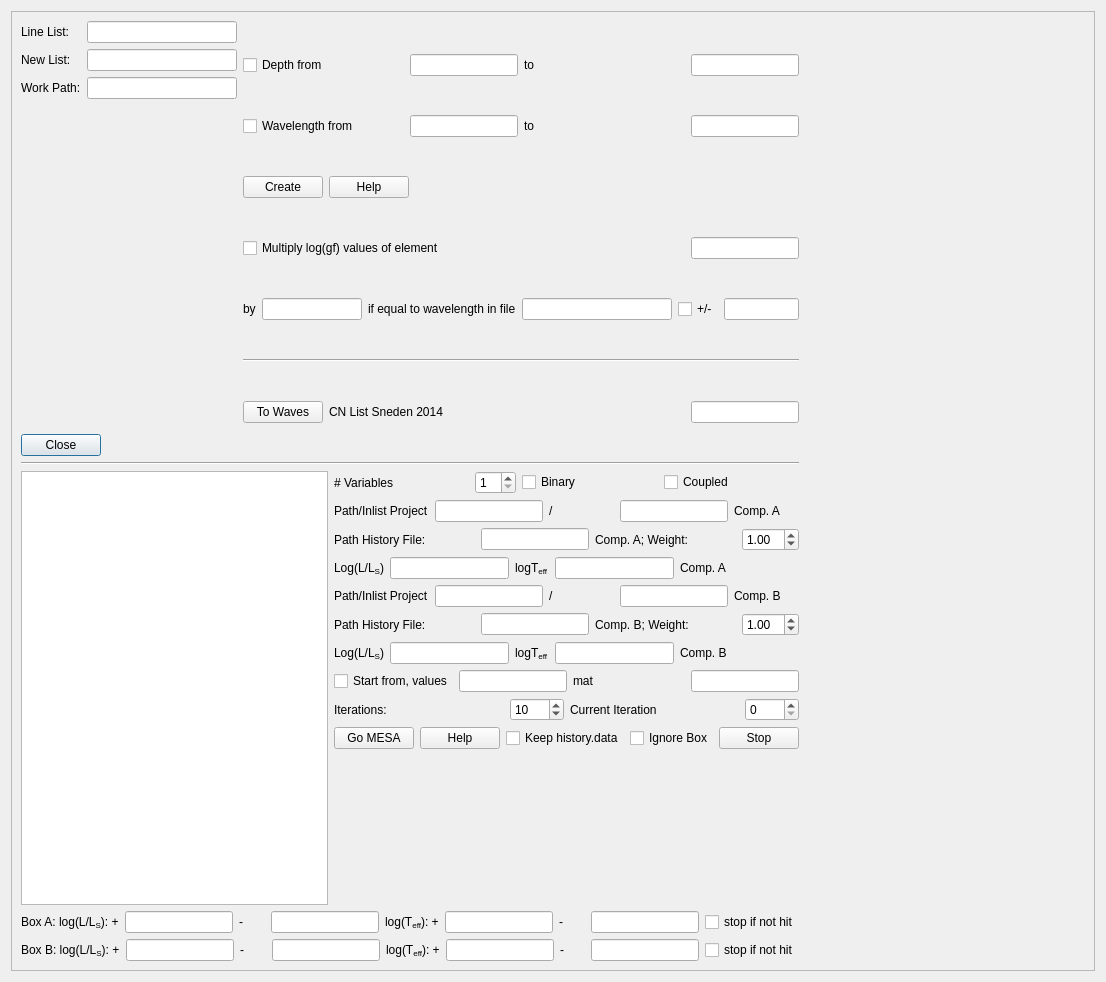
<?xml version="1.0" encoding="UTF-8"?>
<ui version="4.0">
 <class>VALD3</class>
 <widget class="QDialog" name="VALD3">
  <property name="geometry">
   <rect>
    <x>0</x>
    <y>0</y>
    <width>1106</width>
    <height>982</height>
   </rect>
  </property>
  <property name="minimumSize">
   <size>
    <width>100</width>
    <height>0</height>
   </size>
  </property>
  <property name="windowTitle">
   <string>Dialog</string>
  </property>
  <layout class="QGridLayout" name="gridLayout">
   <item row="0" column="0">
    <widget class="QScrollArea" name="scrollArea">
     <property name="widgetResizable">
      <bool>true</bool>
     </property>
     <widget class="QWidget" name="scrollAreaWidgetContents">
      <property name="geometry">
       <rect>
        <x>0</x>
        <y>0</y>
        <width>1078</width>
        <height>954</height>
       </rect>
      </property>
      <layout class="QGridLayout" name="gridLayout_2">
       <item row="0" column="0">
        <layout class="QVBoxLayout" name="verticalLayout_4">
         <item>
          <layout class="QHBoxLayout" name="horizontalLayout_21">
           <item>
            <layout class="QVBoxLayout" name="verticalLayout">
             <item>
              <layout class="QHBoxLayout" name="horizontalLayout_2">
               <item>
                <widget class="QLabel" name="label_5">
                 <property name="text">
                  <string>Line List:</string>
                 </property>
                </widget>
               </item>
               <item>
                <widget class="QLineEdit" name="lineEdit">
                 <property name="sizePolicy">
                  <sizepolicy hsizetype="Maximum" vsizetype="Fixed">
                   <horstretch>0</horstretch>
                   <verstretch>0</verstretch>
                  </sizepolicy>
                 </property>
                 <property name="minimumSize">
                  <size>
                   <width>150</width>
                   <height>0</height>
                  </size>
                 </property>
                </widget>
               </item>
              </layout>
             </item>
             <item>
              <layout class="QHBoxLayout" name="horizontalLayout_4">
               <item>
                <widget class="QLabel" name="label_3">
                 <property name="text">
                  <string>New List:</string>
                 </property>
                </widget>
               </item>
               <item>
                <widget class="QLineEdit" name="lineEdit_5">
                 <property name="sizePolicy">
                  <sizepolicy hsizetype="Maximum" vsizetype="Fixed">
                   <horstretch>0</horstretch>
                   <verstretch>0</verstretch>
                  </sizepolicy>
                 </property>
                 <property name="minimumSize">
                  <size>
                   <width>150</width>
                   <height>0</height>
                  </size>
                 </property>
                </widget>
               </item>
              </layout>
             </item>
             <item>
              <layout class="QHBoxLayout" name="horizontalLayout">
               <item>
                <widget class="QLabel" name="label">
                 <property name="text">
                  <string>Work Path:</string>
                 </property>
                </widget>
               </item>
               <item>
                <widget class="QLineEdit" name="lineEdit_2">
                 <property name="sizePolicy">
                  <sizepolicy hsizetype="Maximum" vsizetype="Fixed">
                   <horstretch>0</horstretch>
                   <verstretch>0</verstretch>
                  </sizepolicy>
                 </property>
                 <property name="minimumSize">
                  <size>
                   <width>150</width>
                   <height>0</height>
                  </size>
                 </property>
                </widget>
               </item>
              </layout>
             </item>
             <item>
              <spacer name="verticalSpacer">
               <property name="orientation">
                <enum>Qt::Vertical</enum>
               </property>
               <property name="sizeHint" stdset="0">
                <size>
                 <width>20</width>
                 <height>40</height>
                </size>
               </property>
              </spacer>
             </item>
             <item>
              <widget class="QPushButton" name="pushButton">
               <property name="sizePolicy">
                <sizepolicy hsizetype="Maximum" vsizetype="Fixed">
                 <horstretch>0</horstretch>
                 <verstretch>0</verstretch>
                </sizepolicy>
               </property>
               <property name="text">
                <string>Close</string>
               </property>
              </widget>
             </item>
            </layout>
           </item>
           <item>
            <layout class="QVBoxLayout" name="verticalLayout_2">
             <item>
              <layout class="QHBoxLayout" name="horizontalLayout_3">
               <item>
                <widget class="QCheckBox" name="checkBox">
                 <property name="text">
                  <string>Depth from </string>
                 </property>
                </widget>
               </item>
               <item>
                <widget class="QLineEdit" name="lineEdit_3">
                 <property name="sizePolicy">
                  <sizepolicy hsizetype="Maximum" vsizetype="Fixed">
                   <horstretch>0</horstretch>
                   <verstretch>0</verstretch>
                  </sizepolicy>
                 </property>
                 <property name="minimumSize">
                  <size>
                   <width>100</width>
                   <height>0</height>
                  </size>
                 </property>
                </widget>
               </item>
               <item>
                <widget class="QLabel" name="label_2">
                 <property name="text">
                  <string>to</string>
                 </property>
                </widget>
               </item>
               <item>
                <widget class="QLineEdit" name="lineEdit_4">
                 <property name="sizePolicy">
                  <sizepolicy hsizetype="Maximum" vsizetype="Fixed">
                   <horstretch>0</horstretch>
                   <verstretch>0</verstretch>
                  </sizepolicy>
                 </property>
                 <property name="minimumSize">
                  <size>
                   <width>100</width>
                   <height>0</height>
                  </size>
                 </property>
                </widget>
               </item>
              </layout>
             </item>
             <item>
              <layout class="QHBoxLayout" name="horizontalLayout_6">
               <item>
                <widget class="QCheckBox" name="checkBox_2">
                 <property name="text">
                  <string>Wavelength from</string>
                 </property>
                </widget>
               </item>
               <item>
                <widget class="QLineEdit" name="lineEdit_6">
                 <property name="sizePolicy">
                  <sizepolicy hsizetype="Maximum" vsizetype="Fixed">
                   <horstretch>0</horstretch>
                   <verstretch>0</verstretch>
                  </sizepolicy>
                 </property>
                 <property name="minimumSize">
                  <size>
                   <width>100</width>
                   <height>0</height>
                  </size>
                 </property>
                </widget>
               </item>
               <item>
                <widget class="QLabel" name="label_4">
                 <property name="text">
                  <string>to</string>
                 </property>
                </widget>
               </item>
               <item>
                <widget class="QLineEdit" name="lineEdit_7">
                 <property name="sizePolicy">
                  <sizepolicy hsizetype="Maximum" vsizetype="Fixed">
                   <horstretch>0</horstretch>
                   <verstretch>0</verstretch>
                  </sizepolicy>
                 </property>
                 <property name="minimumSize">
                  <size>
                   <width>100</width>
                   <height>0</height>
                  </size>
                 </property>
                </widget>
               </item>
              </layout>
             </item>
             <item>
              <layout class="QHBoxLayout" name="horizontalLayout_5">
               <item>
                <widget class="QPushButton" name="pushButton_3">
                 <property name="sizePolicy">
                  <sizepolicy hsizetype="Maximum" vsizetype="Fixed">
                   <horstretch>0</horstretch>
                   <verstretch>0</verstretch>
                  </sizepolicy>
                 </property>
                 <property name="text">
                  <string>Create</string>
                 </property>
                </widget>
               </item>
               <item>
                <widget class="QPushButton" name="pushButton_2">
                 <property name="sizePolicy">
                  <sizepolicy hsizetype="Maximum" vsizetype="Fixed">
                   <horstretch>0</horstretch>
                   <verstretch>0</verstretch>
                  </sizepolicy>
                 </property>
                 <property name="text">
                  <string>Help</string>
                 </property>
                </widget>
               </item>
               <item>
                <spacer name="horizontalSpacer">
                 <property name="orientation">
                  <enum>Qt::Horizontal</enum>
                 </property>
                 <property name="sizeHint" stdset="0">
                  <size>
                   <width>40</width>
                   <height>20</height>
                  </size>
                 </property>
                </spacer>
               </item>
              </layout>
             </item>
             <item>
              <layout class="QHBoxLayout" name="horizontalLayout_7">
               <item>
                <widget class="QCheckBox" name="checkBox_3">
                 <property name="text">
                  <string>Multiply log(gf) values of element</string>
                 </property>
                </widget>
               </item>
               <item>
                <widget class="QLineEdit" name="lineEdit_8">
                 <property name="sizePolicy">
                  <sizepolicy hsizetype="Maximum" vsizetype="Fixed">
                   <horstretch>0</horstretch>
                   <verstretch>0</verstretch>
                  </sizepolicy>
                 </property>
                </widget>
               </item>
              </layout>
             </item>
             <item>
              <layout class="QHBoxLayout" name="horizontalLayout_8">
               <item>
                <widget class="QLabel" name="label_7">
                 <property name="text">
                  <string>by</string>
                 </property>
                </widget>
               </item>
               <item>
                <widget class="QLineEdit" name="lineEdit_9">
                 <property name="sizePolicy">
                  <sizepolicy hsizetype="Maximum" vsizetype="Fixed">
                   <horstretch>0</horstretch>
                   <verstretch>0</verstretch>
                  </sizepolicy>
                 </property>
                 <property name="minimumSize">
                  <size>
                   <width>50</width>
                   <height>0</height>
                  </size>
                 </property>
                 <property name="maximumSize">
                  <size>
                   <width>100</width>
                   <height>16777215</height>
                  </size>
                 </property>
                </widget>
               </item>
               <item>
                <widget class="QLabel" name="label_8">
                 <property name="text">
                  <string>if equal to wavelength in file</string>
                 </property>
                </widget>
               </item>
               <item>
                <widget class="QLineEdit" name="lineEdit_10">
                 <property name="sizePolicy">
                  <sizepolicy hsizetype="Maximum" vsizetype="Fixed">
                   <horstretch>0</horstretch>
                   <verstretch>0</verstretch>
                  </sizepolicy>
                 </property>
                 <property name="minimumSize">
                  <size>
                   <width>150</width>
                   <height>0</height>
                  </size>
                 </property>
                </widget>
               </item>
               <item>
                <widget class="QCheckBox" name="checkBox_4">
                 <property name="text">
                  <string>+/-</string>
                 </property>
                </widget>
               </item>
               <item>
                <widget class="QLineEdit" name="lineEdit_11">
                 <property name="sizePolicy">
                  <sizepolicy hsizetype="Maximum" vsizetype="Fixed">
                   <horstretch>0</horstretch>
                   <verstretch>0</verstretch>
                  </sizepolicy>
                 </property>
                 <property name="minimumSize">
                  <size>
                   <width>50</width>
                   <height>0</height>
                  </size>
                 </property>
                 <property name="maximumSize">
                  <size>
                   <width>75</width>
                   <height>16777215</height>
                  </size>
                 </property>
                </widget>
               </item>
              </layout>
             </item>
             <item>
              <widget class="Line" name="line_2">
               <property name="orientation">
                <enum>Qt::Horizontal</enum>
               </property>
              </widget>
             </item>
             <item>
              <layout class="QHBoxLayout" name="horizontalLayout_9">
               <item>
                <widget class="QPushButton" name="pushButton_4">
                 <property name="sizePolicy">
                  <sizepolicy hsizetype="Maximum" vsizetype="Fixed">
                   <horstretch>0</horstretch>
                   <verstretch>0</verstretch>
                  </sizepolicy>
                 </property>
                 <property name="text">
                  <string>To Waves</string>
                 </property>
                </widget>
               </item>
               <item>
                <widget class="QLabel" name="label_6">
                 <property name="text">
                  <string>CN List Sneden 2014</string>
                 </property>
                </widget>
               </item>
               <item>
                <widget class="QLineEdit" name="lineEdit_12">
                 <property name="sizePolicy">
                  <sizepolicy hsizetype="Maximum" vsizetype="Fixed">
                   <horstretch>0</horstretch>
                   <verstretch>0</verstretch>
                  </sizepolicy>
                 </property>
                </widget>
               </item>
              </layout>
             </item>
            </layout>
           </item>
          </layout>
         </item>
         <item>
          <widget class="Line" name="line">
           <property name="orientation">
            <enum>Qt::Horizontal</enum>
           </property>
          </widget>
         </item>
         <item>
          <layout class="QHBoxLayout" name="horizontalLayout_11">
           <item>
            <widget class="QTableWidget" name="tableWidget">
             <property name="sizePolicy">
              <sizepolicy hsizetype="Preferred" vsizetype="Expanding">
               <horstretch>0</horstretch>
               <verstretch>0</verstretch>
              </sizepolicy>
             </property>
             <property name="minimumSize">
              <size>
               <width>250</width>
               <height>0</height>
              </size>
             </property>
             <property name="maximumSize">
              <size>
               <width>350</width>
               <height>16777215</height>
              </size>
             </property>
            </widget>
           </item>
           <item>
            <layout class="QVBoxLayout" name="verticalLayout_3">
             <item>
              <layout class="QHBoxLayout" name="horizontalLayout_13">
               <item>
                <widget class="QLabel" name="label_10">
                 <property name="text">
                  <string># Variables</string>
                 </property>
                </widget>
               </item>
               <item>
                <widget class="QSpinBox" name="spinBox">
                 <property name="sizePolicy">
                  <sizepolicy hsizetype="Maximum" vsizetype="Fixed">
                   <horstretch>0</horstretch>
                   <verstretch>0</verstretch>
                  </sizepolicy>
                 </property>
                 <property name="minimum">
                  <number>1</number>
                 </property>
                </widget>
               </item>
               <item>
                <widget class="QCheckBox" name="checkBox_5">
                 <property name="text">
                  <string>Binary</string>
                 </property>
                </widget>
               </item>
               <item>
                <widget class="QCheckBox" name="checkBox_6">
                 <property name="text">
                  <string>Coupled</string>
                 </property>
                </widget>
               </item>
              </layout>
             </item>
             <item>
              <layout class="QHBoxLayout" name="horizontalLayout_12">
               <item>
                <widget class="QLabel" name="label_9">
                 <property name="text">
                  <string>Path/Inlist Project</string>
                 </property>
                </widget>
               </item>
               <item>
                <widget class="QLineEdit" name="lineEdit_13">
                 <property name="sizePolicy">
                  <sizepolicy hsizetype="Maximum" vsizetype="Fixed">
                   <horstretch>0</horstretch>
                   <verstretch>0</verstretch>
                  </sizepolicy>
                 </property>
                </widget>
               </item>
               <item>
                <widget class="QLabel" name="label_27">
                 <property name="text">
                  <string>/</string>
                 </property>
                </widget>
               </item>
               <item>
                <widget class="QLineEdit" name="lineEdit_23">
                 <property name="sizePolicy">
                  <sizepolicy hsizetype="Maximum" vsizetype="Fixed">
                   <horstretch>0</horstretch>
                   <verstretch>0</verstretch>
                  </sizepolicy>
                 </property>
                 <property name="minimumSize">
                  <size>
                   <width>100</width>
                   <height>0</height>
                  </size>
                 </property>
                </widget>
               </item>
               <item>
                <widget class="QLabel" name="label_14">
                 <property name="text">
                  <string>Comp. A</string>
                 </property>
                </widget>
               </item>
              </layout>
             </item>
             <item>
              <layout class="QHBoxLayout" name="horizontalLayout_10">
               <item>
                <widget class="QLabel" name="label_11">
                 <property name="text">
                  <string>Path History File:</string>
                 </property>
                </widget>
               </item>
               <item>
                <widget class="QLineEdit" name="lineEdit_14">
                 <property name="sizePolicy">
                  <sizepolicy hsizetype="Maximum" vsizetype="Fixed">
                   <horstretch>0</horstretch>
                   <verstretch>0</verstretch>
                  </sizepolicy>
                 </property>
                </widget>
               </item>
               <item>
                <widget class="QLabel" name="label_15">
                 <property name="text">
                  <string>Comp. A; Weight:</string>
                 </property>
                </widget>
               </item>
               <item>
                <widget class="QDoubleSpinBox" name="doubleSpinBox">
                 <property name="sizePolicy">
                  <sizepolicy hsizetype="Maximum" vsizetype="Fixed">
                   <horstretch>0</horstretch>
                   <verstretch>0</verstretch>
                  </sizepolicy>
                 </property>
                 <property name="value">
                  <double>1.000000000000000</double>
                 </property>
                </widget>
               </item>
              </layout>
             </item>
             <item>
              <layout class="QHBoxLayout" name="horizontalLayout_14">
               <item>
                <widget class="QLabel" name="label_12">
                 <property name="sizePolicy">
                  <sizepolicy hsizetype="Maximum" vsizetype="Preferred">
                   <horstretch>0</horstretch>
                   <verstretch>0</verstretch>
                  </sizepolicy>
                 </property>
                 <property name="text">
                  <string>&lt;html&gt;&lt;head/&gt;&lt;body&gt;&lt;p&gt;Log(L/L&lt;span style=&quot; vertical-align:sub;&quot;&gt;S&lt;/span&gt;)&lt;/p&gt;&lt;/body&gt;&lt;/html&gt;</string>
                 </property>
                </widget>
               </item>
               <item>
                <widget class="QLineEdit" name="lineEdit_15">
                 <property name="sizePolicy">
                  <sizepolicy hsizetype="Maximum" vsizetype="Fixed">
                   <horstretch>0</horstretch>
                   <verstretch>0</verstretch>
                  </sizepolicy>
                 </property>
                 <property name="minimumSize">
                  <size>
                   <width>100</width>
                   <height>0</height>
                  </size>
                 </property>
                 <property name="maximumSize">
                  <size>
                   <width>150</width>
                   <height>16777215</height>
                  </size>
                 </property>
                </widget>
               </item>
               <item>
                <widget class="QLabel" name="label_13">
                 <property name="sizePolicy">
                  <sizepolicy hsizetype="Maximum" vsizetype="Maximum">
                   <horstretch>0</horstretch>
                   <verstretch>0</verstretch>
                  </sizepolicy>
                 </property>
                 <property name="text">
                  <string>&lt;html&gt;&lt;head/&gt;&lt;body&gt;&lt;p&gt;logT&lt;span style=&quot; vertical-align:sub;&quot;&gt;eff&lt;/span&gt;&lt;/p&gt;&lt;/body&gt;&lt;/html&gt;</string>
                 </property>
                </widget>
               </item>
               <item>
                <widget class="QLineEdit" name="lineEdit_16">
                 <property name="sizePolicy">
                  <sizepolicy hsizetype="Maximum" vsizetype="Fixed">
                   <horstretch>0</horstretch>
                   <verstretch>0</verstretch>
                  </sizepolicy>
                 </property>
                 <property name="minimumSize">
                  <size>
                   <width>100</width>
                   <height>0</height>
                  </size>
                 </property>
                 <property name="maximumSize">
                  <size>
                   <width>150</width>
                   <height>16777215</height>
                  </size>
                 </property>
                </widget>
               </item>
               <item>
                <widget class="QLabel" name="label_16">
                 <property name="text">
                  <string>Comp. A</string>
                 </property>
                </widget>
               </item>
              </layout>
             </item>
             <item>
              <layout class="QHBoxLayout" name="horizontalLayout_15">
               <item>
                <widget class="QLabel" name="label_17">
                 <property name="text">
                  <string>Path/Inlist Project</string>
                 </property>
                </widget>
               </item>
               <item>
                <widget class="QLineEdit" name="lineEdit_17">
                 <property name="sizePolicy">
                  <sizepolicy hsizetype="Maximum" vsizetype="Fixed">
                   <horstretch>0</horstretch>
                   <verstretch>0</verstretch>
                  </sizepolicy>
                 </property>
                </widget>
               </item>
               <item>
                <widget class="QLabel" name="label_28">
                 <property name="text">
                  <string>/</string>
                 </property>
                </widget>
               </item>
               <item>
                <widget class="QLineEdit" name="lineEdit_24">
                 <property name="sizePolicy">
                  <sizepolicy hsizetype="Maximum" vsizetype="Fixed">
                   <horstretch>0</horstretch>
                   <verstretch>0</verstretch>
                  </sizepolicy>
                 </property>
                 <property name="minimumSize">
                  <size>
                   <width>100</width>
                   <height>0</height>
                  </size>
                 </property>
                </widget>
               </item>
               <item>
                <widget class="QLabel" name="label_18">
                 <property name="text">
                  <string>Comp. B</string>
                 </property>
                </widget>
               </item>
              </layout>
             </item>
             <item>
              <layout class="QHBoxLayout" name="horizontalLayout_16">
               <item>
                <widget class="QLabel" name="label_19">
                 <property name="text">
                  <string>Path History File:</string>
                 </property>
                </widget>
               </item>
               <item>
                <widget class="QLineEdit" name="lineEdit_18">
                 <property name="sizePolicy">
                  <sizepolicy hsizetype="Maximum" vsizetype="Fixed">
                   <horstretch>0</horstretch>
                   <verstretch>0</verstretch>
                  </sizepolicy>
                 </property>
                </widget>
               </item>
               <item>
                <widget class="QLabel" name="label_20">
                 <property name="text">
                  <string>Comp. B; Weight:</string>
                 </property>
                </widget>
               </item>
               <item>
                <widget class="QDoubleSpinBox" name="doubleSpinBox_2">
                 <property name="sizePolicy">
                  <sizepolicy hsizetype="Maximum" vsizetype="Fixed">
                   <horstretch>0</horstretch>
                   <verstretch>0</verstretch>
                  </sizepolicy>
                 </property>
                 <property name="value">
                  <double>1.000000000000000</double>
                 </property>
                </widget>
               </item>
              </layout>
             </item>
             <item>
              <layout class="QHBoxLayout" name="horizontalLayout_17">
               <item>
                <widget class="QLabel" name="label_21">
                 <property name="sizePolicy">
                  <sizepolicy hsizetype="Maximum" vsizetype="Preferred">
                   <horstretch>0</horstretch>
                   <verstretch>0</verstretch>
                  </sizepolicy>
                 </property>
                 <property name="text">
                  <string>&lt;html&gt;&lt;head/&gt;&lt;body&gt;&lt;p&gt;Log(L/L&lt;span style=&quot; vertical-align:sub;&quot;&gt;S&lt;/span&gt;)&lt;/p&gt;&lt;/body&gt;&lt;/html&gt;</string>
                 </property>
                </widget>
               </item>
               <item>
                <widget class="QLineEdit" name="lineEdit_19">
                 <property name="sizePolicy">
                  <sizepolicy hsizetype="Maximum" vsizetype="Fixed">
                   <horstretch>0</horstretch>
                   <verstretch>0</verstretch>
                  </sizepolicy>
                 </property>
                 <property name="minimumSize">
                  <size>
                   <width>100</width>
                   <height>0</height>
                  </size>
                 </property>
                 <property name="maximumSize">
                  <size>
                   <width>150</width>
                   <height>16777215</height>
                  </size>
                 </property>
                </widget>
               </item>
               <item>
                <widget class="QLabel" name="label_22">
                 <property name="sizePolicy">
                  <sizepolicy hsizetype="Maximum" vsizetype="Maximum">
                   <horstretch>0</horstretch>
                   <verstretch>0</verstretch>
                  </sizepolicy>
                 </property>
                 <property name="text">
                  <string>&lt;html&gt;&lt;head/&gt;&lt;body&gt;&lt;p&gt;logT&lt;span style=&quot; vertical-align:sub;&quot;&gt;eff&lt;/span&gt;&lt;/p&gt;&lt;/body&gt;&lt;/html&gt;</string>
                 </property>
                </widget>
               </item>
               <item>
                <widget class="QLineEdit" name="lineEdit_20">
                 <property name="sizePolicy">
                  <sizepolicy hsizetype="Maximum" vsizetype="Fixed">
                   <horstretch>0</horstretch>
                   <verstretch>0</verstretch>
                  </sizepolicy>
                 </property>
                 <property name="minimumSize">
                  <size>
                   <width>100</width>
                   <height>0</height>
                  </size>
                 </property>
                 <property name="maximumSize">
                  <size>
                   <width>150</width>
                   <height>16777215</height>
                  </size>
                 </property>
                </widget>
               </item>
               <item>
                <widget class="QLabel" name="label_23">
                 <property name="text">
                  <string>Comp. B</string>
                 </property>
                </widget>
               </item>
              </layout>
             </item>
             <item>
              <layout class="QHBoxLayout" name="horizontalLayout_22">
               <item>
                <widget class="QCheckBox" name="checkBox_10">
                 <property name="text">
                  <string>Start from, values</string>
                 </property>
                </widget>
               </item>
               <item>
                <widget class="QLineEdit" name="lineEdit_27">
                 <property name="sizePolicy">
                  <sizepolicy hsizetype="Maximum" vsizetype="Fixed">
                   <horstretch>0</horstretch>
                   <verstretch>0</verstretch>
                  </sizepolicy>
                 </property>
                </widget>
               </item>
               <item>
                <widget class="QLabel" name="label_32">
                 <property name="text">
                  <string>mat</string>
                 </property>
                </widget>
               </item>
               <item>
                <widget class="QLineEdit" name="lineEdit_28">
                 <property name="sizePolicy">
                  <sizepolicy hsizetype="Maximum" vsizetype="Fixed">
                   <horstretch>0</horstretch>
                   <verstretch>0</verstretch>
                  </sizepolicy>
                 </property>
                </widget>
               </item>
              </layout>
             </item>
             <item>
              <layout class="QHBoxLayout" name="horizontalLayout_23">
               <item>
                <widget class="QLabel" name="label_26">
                 <property name="text">
                  <string>Iterations:</string>
                 </property>
                </widget>
               </item>
               <item>
                <widget class="QSpinBox" name="spinBox_2">
                 <property name="sizePolicy">
                  <sizepolicy hsizetype="Maximum" vsizetype="Fixed">
                   <horstretch>0</horstretch>
                   <verstretch>0</verstretch>
                  </sizepolicy>
                 </property>
                 <property name="minimum">
                  <number>0</number>
                 </property>
                 <property name="maximum">
                  <number>9999</number>
                 </property>
                 <property name="value">
                  <number>10</number>
                 </property>
                </widget>
               </item>
               <item>
                <widget class="QLabel" name="label_29">
                 <property name="text">
                  <string>Current Iteration</string>
                 </property>
                </widget>
               </item>
               <item>
                <widget class="QSpinBox" name="spinBox_3">
                 <property name="sizePolicy">
                  <sizepolicy hsizetype="Maximum" vsizetype="Fixed">
                   <horstretch>0</horstretch>
                   <verstretch>0</verstretch>
                  </sizepolicy>
                 </property>
                 <property name="maximum">
                  <number>9999</number>
                 </property>
                </widget>
               </item>
              </layout>
             </item>
             <item>
              <layout class="QHBoxLayout" name="horizontalLayout_18">
               <item>
                <widget class="QPushButton" name="pushButton_5">
                 <property name="sizePolicy">
                  <sizepolicy hsizetype="Maximum" vsizetype="Fixed">
                   <horstretch>0</horstretch>
                   <verstretch>0</verstretch>
                  </sizepolicy>
                 </property>
                 <property name="text">
                  <string>Go MESA</string>
                 </property>
                </widget>
               </item>
               <item>
                <widget class="QPushButton" name="pushButton_6">
                 <property name="sizePolicy">
                  <sizepolicy hsizetype="Maximum" vsizetype="Fixed">
                   <horstretch>0</horstretch>
                   <verstretch>0</verstretch>
                  </sizepolicy>
                 </property>
                 <property name="text">
                  <string>Help</string>
                 </property>
                </widget>
               </item>
               <item>
                <widget class="QCheckBox" name="checkBox_7">
                 <property name="text">
                  <string>Keep history.data</string>
                 </property>
                </widget>
               </item>
               <item>
                <widget class="QCheckBox" name="checkBox_11">
                 <property name="text">
                  <string>Ignore Box</string>
                 </property>
                </widget>
               </item>
               <item>
                <widget class="QPushButton" name="pushButton_7">
                 <property name="sizePolicy">
                  <sizepolicy hsizetype="Maximum" vsizetype="Fixed">
                   <horstretch>0</horstretch>
                   <verstretch>0</verstretch>
                  </sizepolicy>
                 </property>
                 <property name="text">
                  <string>Stop</string>
                 </property>
                </widget>
               </item>
              </layout>
             </item>
             <item>
              <spacer name="verticalSpacer_3">
               <property name="orientation">
                <enum>Qt::Vertical</enum>
               </property>
               <property name="sizeHint" stdset="0">
                <size>
                 <width>98</width>
                 <height>96</height>
                </size>
               </property>
              </spacer>
             </item>
            </layout>
           </item>
          </layout>
         </item>
         <item>
          <layout class="QHBoxLayout" name="horizontalLayout_19">
           <item>
            <widget class="QLabel" name="label_24">
             <property name="text">
              <string>&lt;html&gt;&lt;head/&gt;&lt;body&gt;&lt;p&gt;Box A: log(L/L&lt;span style=&quot; vertical-align:sub;&quot;&gt;S&lt;/span&gt;): +&lt;/p&gt;&lt;/body&gt;&lt;/html&gt;</string>
             </property>
            </widget>
           </item>
           <item>
            <widget class="QLineEdit" name="lineEdit_21">
             <property name="sizePolicy">
              <sizepolicy hsizetype="Maximum" vsizetype="Fixed">
               <horstretch>0</horstretch>
               <verstretch>0</verstretch>
              </sizepolicy>
             </property>
             <property name="minimumSize">
              <size>
               <width>100</width>
               <height>0</height>
              </size>
             </property>
             <property name="maximumSize">
              <size>
               <width>150</width>
               <height>16777215</height>
              </size>
             </property>
            </widget>
           </item>
           <item>
            <widget class="QLabel" name="label_33">
             <property name="text">
              <string>-</string>
             </property>
            </widget>
           </item>
           <item>
            <widget class="QLineEdit" name="lineEdit_29">
             <property name="sizePolicy">
              <sizepolicy hsizetype="Maximum" vsizetype="Fixed">
               <horstretch>0</horstretch>
               <verstretch>0</verstretch>
              </sizepolicy>
             </property>
             <property name="minimumSize">
              <size>
               <width>100</width>
               <height>0</height>
              </size>
             </property>
             <property name="maximumSize">
              <size>
               <width>150</width>
               <height>16777215</height>
              </size>
             </property>
            </widget>
           </item>
           <item>
            <widget class="QLabel" name="label_30">
             <property name="text">
              <string>&lt;html&gt;&lt;head/&gt;&lt;body&gt;&lt;p&gt;log(T&lt;span style=&quot; vertical-align:sub;&quot;&gt;eff&lt;/span&gt;): +&lt;/p&gt;&lt;/body&gt;&lt;/html&gt;</string>
             </property>
            </widget>
           </item>
           <item>
            <widget class="QLineEdit" name="lineEdit_25">
             <property name="sizePolicy">
              <sizepolicy hsizetype="Maximum" vsizetype="Fixed">
               <horstretch>0</horstretch>
               <verstretch>0</verstretch>
              </sizepolicy>
             </property>
             <property name="minimumSize">
              <size>
               <width>100</width>
               <height>0</height>
              </size>
             </property>
             <property name="maximumSize">
              <size>
               <width>150</width>
               <height>16777215</height>
              </size>
             </property>
            </widget>
           </item>
           <item>
            <widget class="QLabel" name="label_37">
             <property name="text">
              <string>-</string>
             </property>
            </widget>
           </item>
           <item>
            <widget class="QLineEdit" name="lineEdit_31">
             <property name="sizePolicy">
              <sizepolicy hsizetype="Maximum" vsizetype="Fixed">
               <horstretch>0</horstretch>
               <verstretch>0</verstretch>
              </sizepolicy>
             </property>
             <property name="minimumSize">
              <size>
               <width>100</width>
               <height>0</height>
              </size>
             </property>
             <property name="maximumSize">
              <size>
               <width>150</width>
               <height>16777215</height>
              </size>
             </property>
            </widget>
           </item>
           <item>
            <widget class="QCheckBox" name="checkBox_8">
             <property name="text">
              <string>stop if not hit</string>
             </property>
            </widget>
           </item>
          </layout>
         </item>
         <item>
          <layout class="QHBoxLayout" name="horizontalLayout_20">
           <item>
            <widget class="QLabel" name="label_25">
             <property name="text">
              <string>&lt;html&gt;&lt;head/&gt;&lt;body&gt;&lt;p&gt;Box B: log(L/L&lt;span style=&quot; vertical-align:sub;&quot;&gt;S&lt;/span&gt;): +&lt;/p&gt;&lt;/body&gt;&lt;/html&gt;</string>
             </property>
            </widget>
           </item>
           <item>
            <widget class="QLineEdit" name="lineEdit_22">
             <property name="sizePolicy">
              <sizepolicy hsizetype="Maximum" vsizetype="Fixed">
               <horstretch>0</horstretch>
               <verstretch>0</verstretch>
              </sizepolicy>
             </property>
             <property name="minimumSize">
              <size>
               <width>100</width>
               <height>0</height>
              </size>
             </property>
             <property name="maximumSize">
              <size>
               <width>150</width>
               <height>16777215</height>
              </size>
             </property>
            </widget>
           </item>
           <item>
            <widget class="QLabel" name="label_34">
             <property name="text">
              <string>-</string>
             </property>
            </widget>
           </item>
           <item>
            <widget class="QLineEdit" name="lineEdit_30">
             <property name="sizePolicy">
              <sizepolicy hsizetype="Maximum" vsizetype="Fixed">
               <horstretch>0</horstretch>
               <verstretch>0</verstretch>
              </sizepolicy>
             </property>
             <property name="minimumSize">
              <size>
               <width>100</width>
               <height>0</height>
              </size>
             </property>
             <property name="maximumSize">
              <size>
               <width>150</width>
               <height>16777215</height>
              </size>
             </property>
            </widget>
           </item>
           <item>
            <widget class="QLabel" name="label_31">
             <property name="text">
              <string>&lt;html&gt;&lt;head/&gt;&lt;body&gt;&lt;p&gt;log(T&lt;span style=&quot; vertical-align:sub;&quot;&gt;eff&lt;/span&gt;): +&lt;/p&gt;&lt;/body&gt;&lt;/html&gt;</string>
             </property>
            </widget>
           </item>
           <item>
            <widget class="QLineEdit" name="lineEdit_26">
             <property name="sizePolicy">
              <sizepolicy hsizetype="Maximum" vsizetype="Fixed">
               <horstretch>0</horstretch>
               <verstretch>0</verstretch>
              </sizepolicy>
             </property>
             <property name="minimumSize">
              <size>
               <width>100</width>
               <height>0</height>
              </size>
             </property>
             <property name="maximumSize">
              <size>
               <width>150</width>
               <height>16777215</height>
              </size>
             </property>
            </widget>
           </item>
           <item>
            <widget class="QLabel" name="label_36">
             <property name="text">
              <string>-</string>
             </property>
            </widget>
           </item>
           <item>
            <widget class="QLineEdit" name="lineEdit_32">
             <property name="sizePolicy">
              <sizepolicy hsizetype="Maximum" vsizetype="Fixed">
               <horstretch>0</horstretch>
               <verstretch>0</verstretch>
              </sizepolicy>
             </property>
             <property name="minimumSize">
              <size>
               <width>100</width>
               <height>0</height>
              </size>
             </property>
             <property name="maximumSize">
              <size>
               <width>150</width>
               <height>16777215</height>
              </size>
             </property>
            </widget>
           </item>
           <item>
            <widget class="QCheckBox" name="checkBox_9">
             <property name="text">
              <string>stop if not hit</string>
             </property>
            </widget>
           </item>
          </layout>
         </item>
        </layout>
       </item>
       <item row="0" column="1">
        <spacer name="horizontalSpacer_2">
         <property name="orientation">
          <enum>Qt::Horizontal</enum>
         </property>
         <property name="sizeHint" stdset="0">
          <size>
           <width>40</width>
           <height>20</height>
          </size>
         </property>
        </spacer>
       </item>
      </layout>
     </widget>
    </widget>
   </item>
  </layout>
 </widget>
 <resources/>
 <connections>
  <connection>
   <sender>pushButton</sender>
   <signal>clicked()</signal>
   <receiver>VALD3</receiver>
   <slot>close()</slot>
   <hints>
    <hint type="sourcelabel">
     <x>139</x>
     <y>404</y>
    </hint>
    <hint type="destinationlabel">
     <x>214</x>
     <y>399</y>
    </hint>
   </hints>
  </connection>
 </connections>
</ui>
